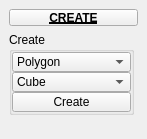
<?xml version="1.0" encoding="UTF-8"?>
<ui version="4.0">
 <class>QtUi</class>
 <widget class="QMainWindow" name="QtUi">
  <property name="enabled">
   <bool>true</bool>
  </property>
  <property name="geometry">
   <rect>
    <x>0</x>
    <y>0</y>
    <width>147</width>
    <height>139</height>
   </rect>
  </property>
  <property name="minimumSize">
   <size>
    <width>0</width>
    <height>0</height>
   </size>
  </property>
  <property name="maximumSize">
   <size>
    <width>999</width>
    <height>999</height>
   </size>
  </property>
  <property name="windowTitle">
   <string>Toolkit</string>
  </property>
  <property name="tabShape">
   <enum>QTabWidget::Triangular</enum>
  </property>
  <property name="dockNestingEnabled">
   <bool>true</bool>
  </property>
  <property name="dockOptions">
   <set>QMainWindow::AllowNestedDocks|QMainWindow::AllowTabbedDocks|QMainWindow::AnimatedDocks|QMainWindow::ForceTabbedDocks</set>
  </property>
  <widget class="QWidget" name="mainWindow">
   <layout class="QVBoxLayout" name="verticalLayout_2">
    <item>
     <widget class="PushButtonDraggable" name="draggable_header">
      <property name="minimumSize">
       <size>
        <width>19</width>
        <height>17</height>
       </size>
      </property>
      <property name="maximumSize">
       <size>
        <width>999</width>
        <height>17</height>
       </size>
      </property>
      <property name="font">
       <font>
        <weight>75</weight>
        <bold>true</bold>
        <underline>true</underline>
       </font>
      </property>
      <property name="text">
       <string>CREATE</string>
      </property>
      <property name="checkable">
       <bool>true</bool>
      </property>
     </widget>
    </item>
    <item>
     <layout class="QVBoxLayout" name="verticalLayout">
      <property name="spacing">
       <number>0</number>
      </property>
      <item>
       <widget class="QGroupBox" name="groupBox">
        <property name="minimumSize">
         <size>
          <width>125</width>
          <height>0</height>
         </size>
        </property>
        <property name="maximumSize">
         <size>
          <width>125</width>
          <height>999</height>
         </size>
        </property>
        <property name="title">
         <string>Create</string>
        </property>
        <layout class="QGridLayout" name="gridLayout">
         <property name="leftMargin">
          <number>0</number>
         </property>
         <property name="topMargin">
          <number>0</number>
         </property>
         <property name="rightMargin">
          <number>0</number>
         </property>
         <property name="bottomMargin">
          <number>0</number>
         </property>
         <property name="spacing">
          <number>0</number>
         </property>
         <item row="1" column="0" colspan="2">
          <widget class="ComboBox" name="cmb002">
           <property name="sizePolicy">
            <sizepolicy hsizetype="Fixed" vsizetype="Fixed">
             <horstretch>0</horstretch>
             <verstretch>0</verstretch>
            </sizepolicy>
           </property>
           <property name="minimumSize">
            <size>
             <width>0</width>
             <height>20</height>
            </size>
           </property>
           <property name="maximumSize">
            <size>
             <width>999</width>
             <height>20</height>
            </size>
           </property>
           <property name="toolTip">
            <string>Select an object to create.</string>
           </property>
           <property name="editable">
            <bool>false</bool>
           </property>
           <property name="maxVisibleItems">
            <number>40</number>
           </property>
           <property name="maxCount">
            <number>200</number>
           </property>
           <property name="sizeAdjustPolicy">
            <enum>QComboBox::AdjustToContentsOnFirstShow</enum>
           </property>
           <property name="frame">
            <bool>true</bool>
           </property>
           <item>
            <property name="text">
             <string>Cube</string>
            </property>
           </item>
           <item>
            <property name="text">
             <string>Sphere</string>
            </property>
           </item>
           <item>
            <property name="text">
             <string>Cylinder</string>
            </property>
           </item>
           <item>
            <property name="text">
             <string>Plane</string>
            </property>
           </item>
           <item>
            <property name="text">
             <string>Circle</string>
            </property>
           </item>
           <item>
            <property name="text">
             <string>Cone</string>
            </property>
           </item>
           <item>
            <property name="text">
             <string>Pyramid</string>
            </property>
           </item>
           <item>
            <property name="text">
             <string>Torus</string>
            </property>
           </item>
           <item>
            <property name="text">
             <string>Tube</string>
            </property>
           </item>
           <item>
            <property name="text">
             <string>GeoSphere</string>
            </property>
           </item>
           <item>
            <property name="text">
             <string>Platonic Solids</string>
            </property>
           </item>
           <item>
            <property name="text">
             <string>Text</string>
            </property>
           </item>
          </widget>
         </item>
         <item row="2" column="0" colspan="2">
          <widget class="PushButton" name="tb000">
           <property name="minimumSize">
            <size>
             <width>0</width>
             <height>20</height>
            </size>
           </property>
           <property name="maximumSize">
            <size>
             <width>999</width>
             <height>20</height>
            </size>
           </property>
           <property name="toolTip">
            <string>Create the specified object. If a point is set, the object will be created at that coordinate.</string>
           </property>
           <property name="layoutDirection">
            <enum>Qt::RightToLeft</enum>
           </property>
           <property name="text">
            <string>Create</string>
           </property>
           <property name="checkable">
            <bool>false</bool>
           </property>
           <property name="autoDefault">
            <bool>false</bool>
           </property>
           <property name="default">
            <bool>false</bool>
           </property>
           <property name="flat">
            <bool>false</bool>
           </property>
           <property name="bnabled" stdset="0">
            <bool>true</bool>
           </property>
          </widget>
         </item>
         <item row="0" column="0" colspan="2">
          <widget class="ComboBox" name="cmb001">
           <property name="sizePolicy">
            <sizepolicy hsizetype="Fixed" vsizetype="Fixed">
             <horstretch>0</horstretch>
             <verstretch>0</verstretch>
            </sizepolicy>
           </property>
           <property name="minimumSize">
            <size>
             <width>0</width>
             <height>20</height>
            </size>
           </property>
           <property name="maximumSize">
            <size>
             <width>999</width>
             <height>20</height>
            </size>
           </property>
           <property name="toolTip">
            <string>Select an object type.</string>
           </property>
           <property name="editable">
            <bool>false</bool>
           </property>
           <property name="maxVisibleItems">
            <number>40</number>
           </property>
           <property name="maxCount">
            <number>200</number>
           </property>
           <property name="sizeAdjustPolicy">
            <enum>QComboBox::AdjustToContentsOnFirstShow</enum>
           </property>
           <property name="frame">
            <bool>true</bool>
           </property>
           <item>
            <property name="text">
             <string>Polygon</string>
            </property>
           </item>
          </widget>
         </item>
        </layout>
        <zorder>cmb001</zorder>
        <zorder>tb000</zorder>
        <zorder>cmb002</zorder>
       </widget>
      </item>
      <item>
       <spacer name="verticalSpacer">
        <property name="orientation">
         <enum>Qt::Vertical</enum>
        </property>
        <property name="sizeHint" stdset="0">
         <size>
          <width>20</width>
          <height>40</height>
         </size>
        </property>
       </spacer>
      </item>
     </layout>
    </item>
   </layout>
  </widget>
 </widget>
 <customwidgets>
  <customwidget>
   <class>PushButtonDraggable</class>
   <extends>QPushButton</extends>
   <header>widgets.pushbuttondraggable.h</header>
  </customwidget>
  <customwidget>
   <class>PushButton</class>
   <extends>QPushButton</extends>
   <header>widgets.pushbutton.h</header>
  </customwidget>
  <customwidget>
   <class>ComboBox</class>
   <extends>QComboBox</extends>
   <header>widgets.combobox.h</header>
  </customwidget>
 </customwidgets>
 <resources/>
 <connections/>
 <designerdata>
  <property name="gridDeltaX">
   <number>5</number>
  </property>
  <property name="gridDeltaY">
   <number>5</number>
  </property>
  <property name="gridSnapX">
   <bool>true</bool>
  </property>
  <property name="gridSnapY">
   <bool>true</bool>
  </property>
  <property name="gridVisible">
   <bool>true</bool>
  </property>
 </designerdata>
</ui>
